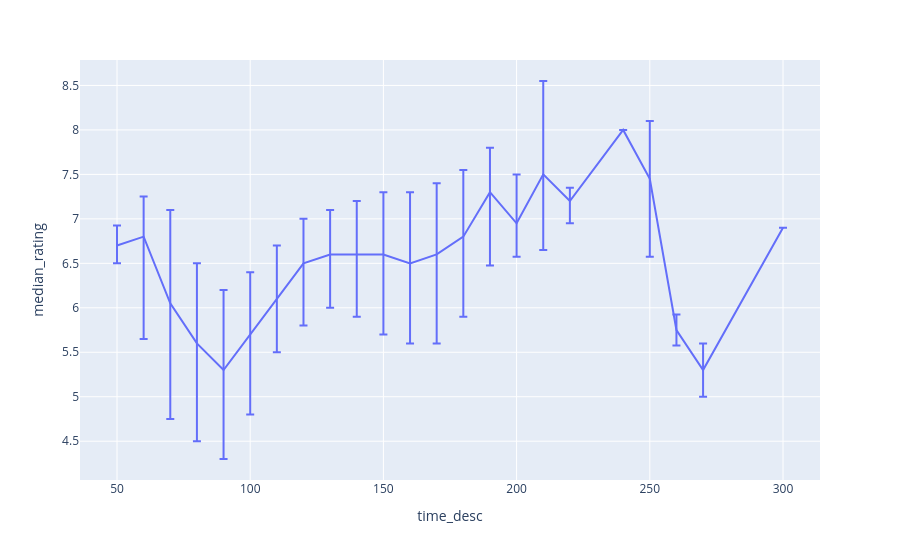

Notebook code cell kept with this figure:
### Code cell
import plotly.express as px
action_grouped_df['error_p'] = action_grouped_df['upper_q'] - action_grouped_df['median_rating']
action_grouped_df['error_m'] = action_grouped_df['median_rating'] - action_grouped_df['lower_q'] 
fig = px.line(action_grouped_df, x="time_desc", y="median_rating", 
              error_y="error_p", error_y_minus="error_m")
fig

### Figure 1 — Plotly figure (JSON) as saved in the notebook; plotly's stock layout.template omitted (floating-point values rounded to 4 significant figures)
{"data": [{"error_y": {"array": [0.225, 0.45, 1.05, 0.9, 0.9, 0.7, 0.6, 0.5, 0.5, 0.6, 0.7, 0.8, 0.8, 0.75, 0.5, 0.55, 1.05, 0.15, 0, 0.65, 0.175, 0.3, 0], "arrayminus": [0.2, 1.15, 1.3, 1.1, 1, 0.9, 0.6, 0.7, 0.6, 0.7, 0.9, 0.9, 1, 0.9, 0.825, 0.375, 0.85, 0.25, 0, 0.875, 0.175, 0.3, 0]}, "hovertemplate": "time_desc=%{x}<br>median_rating=%{y}<extra></extra>", "legendgroup": "", "line": {"color": "#636efa", "dash": "solid"}, "marker": {"symbol": "circle"}, "mode": "lines", "name": "", "orientation": "v", "showlegend": false, "type": "scatter", "x": [50, 60, 70, 80, 90, 100, 110, 120, 130, 140, 150, 160, 170, 180, 190, 200, 210, 220, 240, 250, 260, 270, 300], "xaxis": "x", "y": [6.7, 6.8, 6.05, 5.6, 5.3, 5.7, 6.1, 6.5, 6.6, 6.6, 6.6, 6.5, 6.6, 6.8, 7.3, 6.95, 7.5, 7.2, 8, 7.45, 5.75, 5.3, 6.9], "yaxis": "y"}], "layout": {"legend": {"tracegroupgap": 0}, "margin": {"t": 60}, "xaxis": {"anchor": "y", "domain": [0, 1], "title": {"text": "time_desc"}}, "yaxis": {"anchor": "x", "domain": [0, 1], "title": {"text": "median_rating"}}}}
